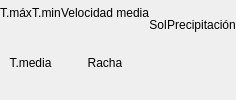
         <widget class="QWidget" name="divAemet" native="true">
          <property name="minimumSize">
           <size>
            <width>0</width>
            <height>0</height>
           </size>
          </property>
          <property name="maximumSize">
           <size>
            <width>16777215</width>
            <height>200</height>
           </size>
          </property>
          <layout class="QGridLayout" name="gridLayout_13">
           <property name="leftMargin">
            <number>0</number>
           </property>
           <property name="topMargin">
            <number>0</number>
           </property>
           <property name="rightMargin">
            <number>0</number>
           </property>
           <property name="bottomMargin">
            <number>0</number>
           </property>
           <property name="verticalSpacing">
            <number>0</number>
           </property>
           <item row="0" column="0">
            <layout class="QHBoxLayout" name="horizontalLayout_20">
             <item>
              <widget class="QWidget" name="boardTemperatura" native="true">
               <property name="styleSheet">
                <string notr="true"/>
               </property>
               <layout class="QVBoxLayout" name="verticalLayout_14">
                <property name="spacing">
                 <number>0</number>
                </property>
                <property name="leftMargin">
                 <number>0</number>
                </property>
                <property name="topMargin">
                 <number>0</number>
                </property>
                <property name="rightMargin">
                 <number>0</number>
                </property>
                <property name="bottomMargin">
                 <number>0</number>
                </property>
                <item>
                 <layout class="QHBoxLayout" name="horizontalLayout_14">
                  <item>
                   <widget class="QWidget" name="widget_12" native="true">
                    <layout class="QGridLayout" name="gridLayout_6">
                     <property name="leftMargin">
                      <number>0</number>
                     </property>
                     <property name="topMargin">
                      <number>0</number>
                     </property>
                     <property name="rightMargin">
                      <number>0</number>
                     </property>
                     <property name="bottomMargin">
                      <number>0</number>
                     </property>
                     <property name="spacing">
                      <number>0</number>
                     </property>
                     <item row="0" column="0">
                      <layout class="QVBoxLayout" name="verticalLayout_3">
                       <item>
                        <widget class="QLabel" name="label_12">
                         <property name="text">
                          <string>T.máx</string>
                         </property>
                         <property name="alignment">
                          <set>Qt::AlignCenter</set>
                         </property>
                        </widget>
                       </item>
                       <item>
                        <widget class="QLabel" name="txtTmaxRf">
                         <property name="text">
                          <string/>
                         </property>
                         <property name="alignment">
                          <set>Qt::AlignCenter</set>
                         </property>
                        </widget>
                       </item>
                      </layout>
                     </item>
                    </layout>
                   </widget>
                  </item>
                  <item>
                   <widget class="QWidget" name="widget_13" native="true">
                    <layout class="QGridLayout" name="gridLayout_8">
                     <property name="leftMargin">
                      <number>0</number>
                     </property>
                     <property name="topMargin">
                      <number>0</number>
                     </property>
                     <property name="rightMargin">
                      <number>0</number>
                     </property>
                     <property name="bottomMargin">
                      <number>0</number>
                     </property>
                     <property name="spacing">
                      <number>0</number>
                     </property>
                     <item row="0" column="0">
                      <layout class="QVBoxLayout" name="verticalLayout_4">
                       <item>
                        <widget class="QLabel" name="label_13">
                         <property name="text">
                          <string>T.min</string>
                         </property>
                         <property name="alignment">
                          <set>Qt::AlignCenter</set>
                         </property>
                        </widget>
                       </item>
                       <item>
                        <widget class="QLabel" name="txtTminRf">
                         <property name="text">
                          <string/>
                         </property>
                         <property name="alignment">
                          <set>Qt::AlignCenter</set>
                         </property>
                        </widget>
                       </item>
                      </layout>
                     </item>
                    </layout>
                   </widget>
                  </item>
                 </layout>
                </item>
                <item>
                 <widget class="QWidget" name="widget_14" native="true">
                  <layout class="QHBoxLayout" name="horizontalLayout_15">
                   <property name="spacing">
                    <number>0</number>
                   </property>
                   <property name="leftMargin">
                    <number>0</number>
                   </property>
                   <property name="topMargin">
                    <number>0</number>
                   </property>
                   <property name="rightMargin">
                    <number>0</number>
                   </property>
                   <property name="bottomMargin">
                    <number>0</number>
                   </property>
                   <item>
                    <layout class="QVBoxLayout" name="verticalLayout_5">
                     <item>
                      <widget class="QLabel" name="label_14">
                       <property name="text">
                        <string>T.media</string>
                       </property>
                       <property name="alignment">
                        <set>Qt::AlignCenter</set>
                       </property>
                      </widget>
                     </item>
                     <item>
                      <widget class="QLabel" name="txtTmediaRf">
                       <property name="text">
                        <string/>
                       </property>
                       <property name="alignment">
                        <set>Qt::AlignCenter</set>
                       </property>
                      </widget>
                     </item>
                    </layout>
                   </item>
                  </layout>
                 </widget>
                </item>
               </layout>
              </widget>
             </item>
             <item>
              <widget class="QWidget" name="boardViento" native="true">
               <layout class="QVBoxLayout" name="verticalLayout_15">
                <property name="spacing">
                 <number>0</number>
                </property>
                <property name="leftMargin">
                 <number>0</number>
                </property>
                <property name="topMargin">
                 <number>0</number>
                </property>
                <property name="rightMargin">
                 <number>0</number>
                </property>
                <property name="bottomMargin">
                 <number>0</number>
                </property>
                <item>
                 <widget class="QWidget" name="widget_15" native="true">
                  <layout class="QHBoxLayout" name="horizontalLayout_19">
                   <property name="spacing">
                    <number>0</number>
                   </property>
                   <property name="leftMargin">
                    <number>0</number>
                   </property>
                   <property name="topMargin">
                    <number>0</number>
                   </property>
                   <property name="rightMargin">
                    <number>0</number>
                   </property>
                   <property name="bottomMargin">
                    <number>0</number>
                   </property>
                   <item>
                    <layout class="QVBoxLayout" name="verticalLayout_6">
                     <item>
                      <widget class="QLabel" name="label_15">
                       <property name="text">
                        <string>Velocidad media</string>
                       </property>
                       <property name="alignment">
                        <set>Qt::AlignCenter</set>
                       </property>
                      </widget>
                     </item>
                     <item>
                      <widget class="QLabel" name="txtVelMediaRf">
                       <property name="text">
                        <string/>
                       </property>
                       <property name="alignment">
                        <set>Qt::AlignCenter</set>
                       </property>
                      </widget>
                     </item>
                    </layout>
                   </item>
                  </layout>
                 </widget>
                </item>
                <item>
                 <widget class="QWidget" name="widget_16" native="true">
                  <layout class="QHBoxLayout" name="horizontalLayout_18">
                   <property name="spacing">
                    <number>0</number>
                   </property>
                   <property name="leftMargin">
                    <number>0</number>
                   </property>
                   <property name="topMargin">
                    <number>0</number>
                   </property>
                   <property name="rightMargin">
                    <number>0</number>
                   </property>
                   <property name="bottomMargin">
                    <number>0</number>
                   </property>
                   <item>
                    <layout class="QVBoxLayout" name="verticalLayout_7">
                     <item>
                      <widget class="QLabel" name="label_16">
                       <property name="text">
                        <string>Racha</string>
                       </property>
                       <property name="alignment">
                        <set>Qt::AlignCenter</set>
                       </property>
                      </widget>
                     </item>
                     <item>
                      <widget class="QLabel" name="txtRachaRf">
                       <property name="text">
                        <string/>
                       </property>
                       <property name="alignment">
                        <set>Qt::AlignCenter</set>
                       </property>
                      </widget>
                     </item>
                    </layout>
                   </item>
                  </layout>
                 </widget>
                </item>
               </layout>
              </widget>
             </item>
             <item>
              <widget class="QWidget" name="boardSol" native="true">
               <property name="styleSheet">
                <string notr="true"/>
               </property>
               <layout class="QHBoxLayout" name="horizontalLayout_17">
                <property name="spacing">
                 <number>0</number>
                </property>
                <property name="leftMargin">
                 <number>0</number>
                </property>
                <property name="topMargin">
                 <number>0</number>
                </property>
                <property name="rightMargin">
                 <number>0</number>
                </property>
                <property name="bottomMargin">
                 <number>0</number>
                </property>
                <item>
                 <widget class="QWidget" name="widget_17" native="true">
                  <property name="styleSheet">
                   <string notr="true"/>
                  </property>
                  <layout class="QGridLayout" name="gridLayout_12">
                   <property name="leftMargin">
                    <number>0</number>
                   </property>
                   <property name="topMargin">
                    <number>0</number>
                   </property>
                   <property name="rightMargin">
                    <number>0</number>
                   </property>
                   <property name="bottomMargin">
                    <number>0</number>
                   </property>
                   <property name="spacing">
                    <number>0</number>
                   </property>
                   <item row="0" column="0">
                    <layout class="QVBoxLayout" name="verticalLayout_8">
                     <item>
                      <widget class="QLabel" name="label_17">
                       <property name="toolTip">
                        <string/>
                       </property>
                       <property name="styleSheet">
                        <string notr="true"/>
                       </property>
                       <property name="text">
                        <string>Sol</string>
                       </property>
                       <property name="alignment">
                        <set>Qt::AlignCenter</set>
                       </property>
                      </widget>
                     </item>
                     <item>
                      <widget class="QLabel" name="txtSolRf">
                       <property name="text">
                        <string/>
                       </property>
                       <property name="alignment">
                        <set>Qt::AlignCenter</set>
                       </property>
                      </widget>
                     </item>
                    </layout>
                   </item>
                  </layout>
                 </widget>
                </item>
               </layout>
              </widget>
             </item>
             <item>
              <widget class="QWidget" name="boardPrecipitacion" native="true">
               <layout class="QHBoxLayout" name="horizontalLayout_16">
                <property name="spacing">
                 <number>0</number>
                </property>
                <property name="leftMargin">
                 <number>0</number>
                </property>
                <property name="topMargin">
                 <number>0</number>
                </property>
                <property name="rightMargin">
                 <number>0</number>
                </property>
                <property name="bottomMargin">
                 <number>0</number>
                </property>
                <item>
                 <widget class="QWidget" name="widget_18" native="true">
                  <layout class="QGridLayout" name="gridLayout_11">
                   <property name="leftMargin">
                    <number>0</number>
                   </property>
                   <property name="topMargin">
                    <number>0</number>
                   </property>
                   <property name="rightMargin">
                    <number>0</number>
                   </property>
                   <property name="bottomMargin">
                    <number>0</number>
                   </property>
                   <property name="spacing">
                    <number>0</number>
                   </property>
                   <item row="0" column="0">
                    <layout class="QVBoxLayout" name="verticalLayout_9">
                     <item>
                      <widget class="QLabel" name="label_18">
                       <property name="text">
                        <string>Precipitación</string>
                       </property>
                       <property name="alignment">
                        <set>Qt::AlignCenter</set>
                       </property>
                      </widget>
                     </item>
                     <item>
                      <widget class="QLabel" name="txtPrecipitacionRf">
                       <property name="text">
                        <string/>
                       </property>
                       <property name="alignment">
                        <set>Qt::AlignCenter</set>
                       </property>
                      </widget>
                     </item>
                    </layout>
                   </item>
                  </layout>
                 </widget>
                </item>
               </layout>
              </widget>
             </item>
            </layout>
           </item>
          </layout>
         </widget>
